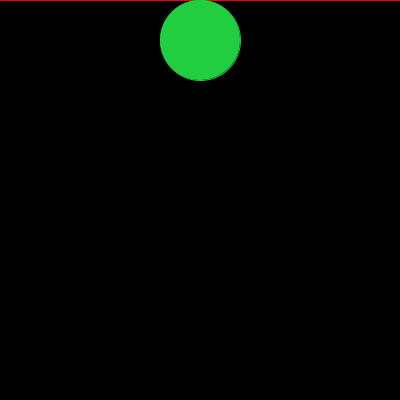
Frame 1 (no input)
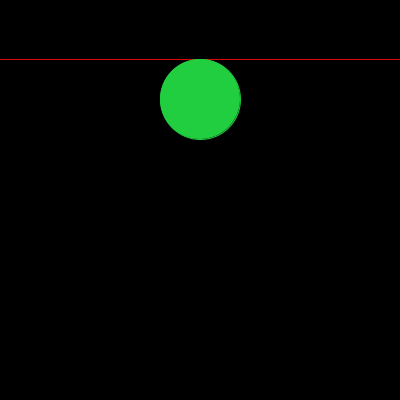
Frame 60 (the mouse pressed at the canvas centre just before this capture)
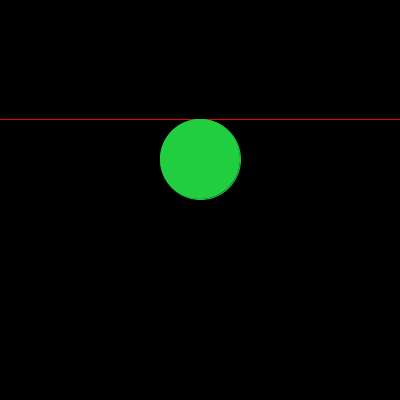
Frame 120 (the mouse held since frame 60 and released just before this capture)

The Processing sketch that drew these frames (run headless with seeded random() and noise(); from frame 60 on, the mouse is pressed at the canvas centre):

// Processing sketch: Ejercicio_19
// ── Ejercicio_19.pde
PVector puntoInicialLinea;
PVector puntoFinalLinea;
PVector velocidadCirculo;
PVector velocidadLinea;
PVector posicionCirculo;
int radioCirculo;

public void setup(){
size (400,400);
  puntoInicialLinea = new PVector(0,0);
  puntoFinalLinea =new PVector (width,0);
  velocidadLinea = new PVector(0,1);
  radioCirculo =40;
  posicionCirculo =new PVector(width/2,radioCirculo);
   velocidadCirculo = new PVector(0,1);
}

public void draw(){
  background  (0);
  dibujarLinea(); //dibuja la linea
  desplazarLinea(); //aument en el componente y una unidad
  dibujarCirculo();
  desplazarCirculo();
}



public void dibujarLinea(){
stroke (#DE0707); //color de la linea
line(puntoInicialLinea.x,puntoInicialLinea.y,puntoFinalLinea.x,puntoFinalLinea.y);
}

public void desplazarLinea(){
  if(puntoInicialLinea.y>height || puntoInicialLinea.y<0){
    velocidadLinea.y = velocidadLinea.y * -1; // 
  }
   puntoInicialLinea.y+= velocidadLinea.y; //punto inicialLinea.y= puntoInicail.y + VelocidadLine.y;
  puntoFinalLinea.y+= velocidadLinea.y;
  
}

public void dibujarCirculo(){
  fill (#21CE3F);
  stroke(#21CE3F);
  ellipse (posicionCirculo.x,posicionCirculo.y,2*radioCirculo,2*radioCirculo);
}

public void desplazarCirculo(){
  if((posicionCirculo.y -radioCirculo > height || posicionCirculo.y +radioCirculo < 0)){      //baja 
    velocidadCirculo.y*=(-1);
    if(posicionCirculo.y -radioCirculo > height){
        posicionCirculo.y =posicionCirculo.y -2*radioCirculo;
    }else{
        posicionCirculo.y =posicionCirculo.y + 2*radioCirculo; // sube
    }
  }
  
  posicionCirculo.y+=velocidadCirculo.y;
  
}
